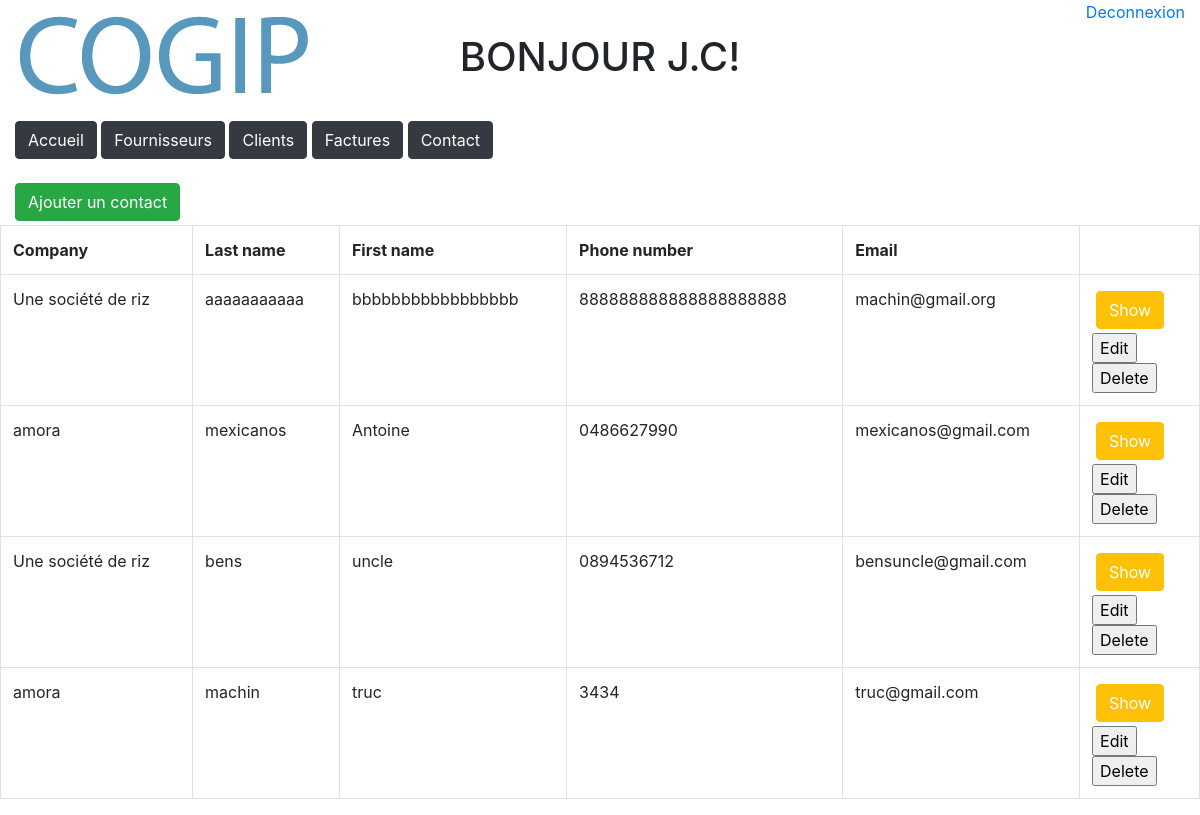
Screenshot of /annuaire.php (signed in) with the database file from the repository.
### tables this page shows
CREATE TABLE `customers` (
  `Customer_number` int(11) NOT NULL,
  `company` varchar(255) NOT NULL,
  `last_name` varchar(255) DEFAULT NULL,
  `first_name` varchar(255) DEFAULT NULL,
  `phone_number` varchar(255) DEFAULT NULL,
  `email` varchar(255) DEFAULT NULL
);

### annuaire.php (the view, shortened to what this page needs)
<?php
require 'DBconnect.php';
function showPeople($value='')
{
  global $bdd;
  echo "
    <tr>
		<th scope='col'>Company</th>
     <th scope='col'>Last name</th>
     <th scope='col'>First name</th>
     <th scope='col'>Phone number</th>
     <th scope='col'>Email</th>
    </tr>
  ";
  $reponse = $bdd->prepare('SELECT * FROM customers');
  $reponse ->execute();
  foreach($reponse as $donnees)
  {
    echo "
      <tr>
				<td>" . $donnees['company'] . "</td>
        <td>" . $donnees['last_name'] . "</td>
        <td>" . $donnees['first_name'] . "</td>
        <td>" . $donnees['phone_number'] . "</td>
        <td>" . $donnees['email'] . "</td>
        <td>
          <form class='' action='' method='post'>
            <input type='submit' class='btn btn-warning m-1 text-white' name='submitShow' value='Show'>
            <input type='hidden' class='btn btn-warning m-1 text-white' name='show' value='".$donnees['Customer_number']."'>
            <input type='hidden' class='btn btn-warning m-1 text-white' name='hiddenPage' value='annuaire.php'>
          </form>
    ";
    if ($_SESSION['typeUser'] == "superadmin") {
      echo "
            <form class='' action='update-annuaire.php?id=". $donnees['Customer_number']."' method='post'>
              <input type='submit' name='submitEdit' value='Edit'>
              <input type='hidden' name='edit' value='".$donnees['Customer_number']."'>
              <input type='hidden' name='hiddenPage' value='annuaire.php'>
            </form>
            <form class='' action='delete-annuaire.php' method='post'>
  						<input type='submit' name='submitDelete' value='Delete'>
  						<input type='hidden' name='delete' value='".$donnees['Customer_number']."'>
  						<input type='hidden' name='hiddenPage' value='annuaire.php'>
            </form>
          </td>
        </tr>
      ";
    }
  }
}
?>
<!DOCTYPE html>
<html lang="en" dir="ltr">
  <head>
    <link rel="stylesheet" href="https://maxcdn.bootstrapcdn.com/bootstrap/4.0.0/css/bootstrap.min.css">
  </head>
  <body>
		<?php include 'header.php' ?>
    <form class="col-sm" action="add-contact-bulma.php" method="post">
      <input type="submit" class="btn btn-success mt-4 mb-1" name="submit" value="Ajouter un contact">
    </form>
    <table class="table table-bordered">
	  	<?php showPeople(); ?>
    </table>
  </body>
</html>

### rows the page displays
customers: company "Une société de riz", last_name "aaaaaaaaaaa", first_name "bbbbbbbbbbbbbbbbb", phone_number "888888888888888888888", email "machin@gmail.org"
customers: company "amora", last_name "mexicanos", first_name "Antoine", phone_number "0486627990", email "mexicanos@gmail.com"
customers: company "Une société de riz", last_name "bens", first_name "uncle", phone_number "0894536712", email "bensuncle@gmail.com"
customers: company "amora", last_name "machin", first_name "truc", phone_number "3434", email "truc@gmail.com"

### other values shown
$_SESSION['nom'] "J.C"
